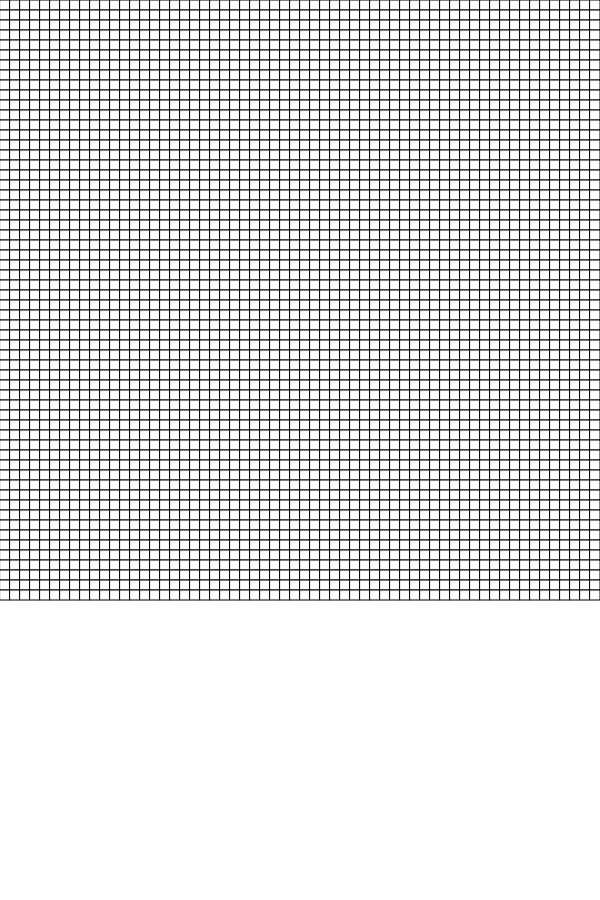
Frame 1 (no input)
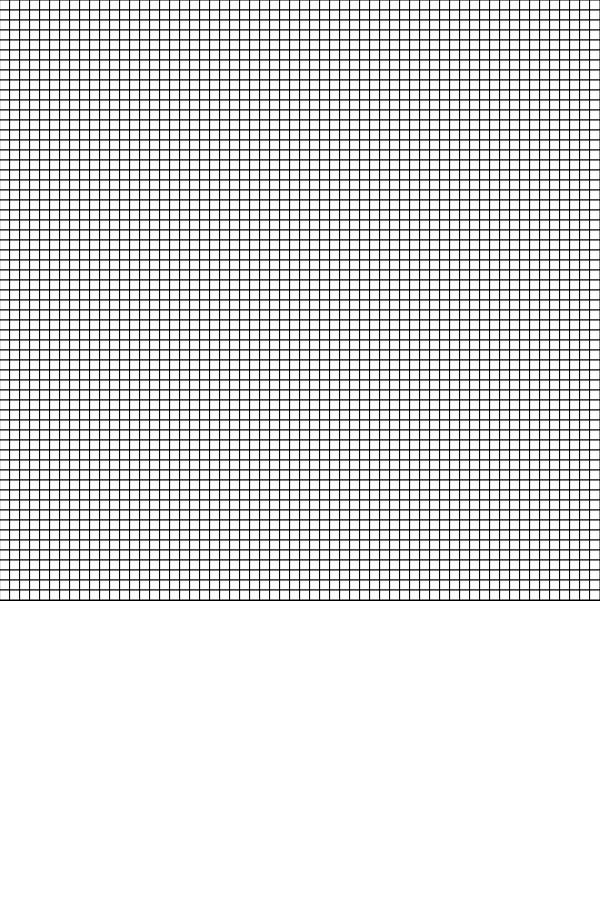
Frame 60 (no input)
Frame 120 (the mouse pressed at the canvas centre since frame 60): identical to frame 60, image omitted

The p5.js sketch that drew these frames (run headless with seeded random() and noise() and a simulated clock; from frame 60 on, the mouse is pressed at the canvas centre):

// p5.js sketch
// ── sketch.js
// Project Title
// Your Name
// Date
//
// Extra for Experts:
// - describe what you did to take this project "above and beyond"
let cell;
let scl = 10; //scale
let cellstate;

function setup() {
  createCanvas(600, 900);

  cell = {
    x : 0,
    y : 0,
    side : scl,
  };
}

function draw() {
  drawGrid();
}

function drawGrid() {
  for (cell.x = 0; cell.x <= (600 - scl); cell.x += scl) {
		for (cell.y = 0; cell.y <= (600 - scl); cell.y += scl) {
			stroke(0);
    	fill(255);
    	rect(cell.x, cell.y, cell.side, cell.side);
		}
  }
}
